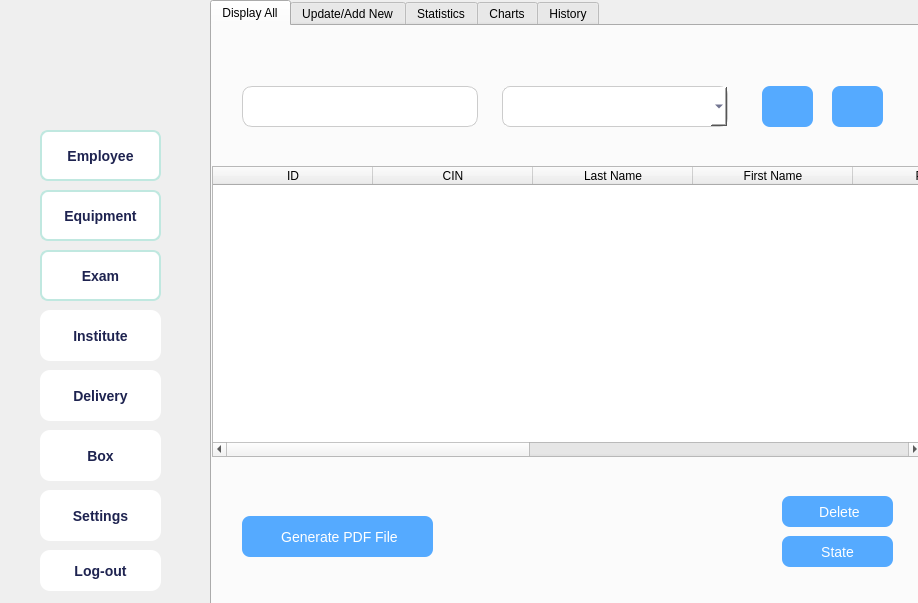
<?xml version="1.0" encoding="UTF-8"?>
<ui version="4.0">
 <class>livreurs</class>
 <widget class="QDialog" name="livreurs">
  <property name="geometry">
   <rect>
    <x>0</x>
    <y>0</y>
    <width>918</width>
    <height>603</height>
   </rect>
  </property>
  <property name="windowTitle">
   <string>Dialog</string>
  </property>
  <widget class="QTabWidget" name="tabWidget">
   <property name="geometry">
    <rect>
     <x>210</x>
     <y>0</y>
     <width>791</width>
     <height>761</height>
    </rect>
   </property>
   <property name="layoutDirection">
    <enum>Qt::LayoutDirection::LeftToRight</enum>
   </property>
   <property name="autoFillBackground">
    <bool>true</bool>
   </property>
   <property name="styleSheet">
    <string notr="true">color: rgb(0, 0, 0);
font: 700 8pt &quot;Segoe UI&quot;;
font: 700 10pt &quot;Segoe UI&quot;;

 </string>
   </property>
   <property name="tabPosition">
    <enum>QTabWidget::TabPosition::North</enum>
   </property>
   <property name="tabShape">
    <enum>QTabWidget::TabShape::Rounded</enum>
   </property>
   <property name="currentIndex">
    <number>0</number>
   </property>
   <property name="elideMode">
    <enum>Qt::TextElideMode::ElideNone</enum>
   </property>
   <property name="movable">
    <bool>false</bool>
   </property>
   <property name="tabBarAutoHide">
    <bool>false</bool>
   </property>
   <widget class="QWidget" name="tab_5">
    <attribute name="title">
     <string>Display All</string>
    </attribute>
    <widget class="QLineEdit" name="rech">
     <property name="geometry">
      <rect>
       <x>30</x>
       <y>60</y>
       <width>236</width>
       <height>41</height>
      </rect>
     </property>
     <property name="styleSheet">
      <string notr="true">  background-color: #FFFFFF;
    color: #1E2350;
    border: 1px solid #ccc;
    border-radius: 10px;
    font-size: 14px;
    padding: 8px 12px;
    min-width: 200px;</string>
     </property>
     <property name="text">
      <string/>
     </property>
     <property name="placeholderText">
      <string/>
     </property>
    </widget>
    <widget class="QLabel" name="label_9">
     <property name="geometry">
      <rect>
       <x>190</x>
       <y>70</y>
       <width>71</width>
       <height>21</height>
      </rect>
     </property>
     <property name="styleSheet">
      <string notr="true">image: url(:/new/prefix1/Ressources/search-3-48.png);</string>
     </property>
     <property name="text">
      <string/>
     </property>
    </widget>
    <widget class="QComboBox" name="trie">
     <property name="geometry">
      <rect>
       <x>290</x>
       <y>60</y>
       <width>226</width>
       <height>41</height>
      </rect>
     </property>
     <property name="styleSheet">
      <string notr="true">background-color: #FFFFFF;
    color: #1E2350;
    border: 1px solid #ccc;
    border-radius: 8px;
    padding: 6px 30px 6px 10px;
    font-size: 14px;
    min-width: 150px;</string>
     </property>
    </widget>
    <widget class="QPushButton" name="pdfButton">
     <property name="geometry">
      <rect>
       <x>30</x>
       <y>490</y>
       <width>191</width>
       <height>41</height>
      </rect>
     </property>
     <property name="styleSheet">
      <string notr="true">background-color: rgb(85, 170, 255);
font: 700 10pt &quot;Segoe UI&quot;;
    color: #FFFFFF;
    border: none;
    border-radius: 8px;
    padding: 8px 16px;
    font-size: 14px;</string>
     </property>
     <property name="text">
      <string> Generate PDF File</string>
     </property>
     <property name="icon">
      <iconset resource="Ressources.qrc">
       <normaloff>:/new/prefix1/Ressources/pdf-file-svgrepo-com.svg</normaloff>:/new/prefix1/Ressources/pdf-file-svgrepo-com.svg</iconset>
     </property>
    </widget>
    <widget class="QPushButton" name="supprimer">
     <property name="geometry">
      <rect>
       <x>570</x>
       <y>470</y>
       <width>111</width>
       <height>31</height>
      </rect>
     </property>
     <property name="styleSheet">
      <string notr="true">background-color: rgb(85, 170, 255);
font: 700 10pt &quot;Segoe UI&quot;;
    color: #FFFFFF;
    border: none;
    border-radius: 8px;
    padding: 8px 16px;
    font-size: 14px;</string>
     </property>
     <property name="text">
      <string> Delete</string>
     </property>
     <property name="icon">
      <iconset resource="Ressources.qrc">
       <normaloff>:/new/prefix1/Ressources/delete-button-svgrepo-com.svg</normaloff>:/new/prefix1/Ressources/delete-button-svgrepo-com.svg</iconset>
     </property>
    </widget>
    <widget class="QTableWidget" name="tab1">
     <property name="geometry">
      <rect>
       <x>0</x>
       <y>140</y>
       <width>711</width>
       <height>291</height>
      </rect>
     </property>
     <property name="styleSheet">
      <string notr="true">background-color: rgb(157, 157, 157);
background-color: rgb(14, 0, 214);
background-color: rgb(179, 179, 179);
tableWidget-&gt;horizontalHeader()-&gt;setSectionResizeMode(0, QHeaderView::Stretch); 
tableWidget-&gt;horizontalHeader()-&gt;setSectionResizeMode(1, QHeaderView::ResizeToContents); 
</string>
     </property>
     <attribute name="horizontalHeaderCascadingSectionResizes">
      <bool>false</bool>
     </attribute>
     <attribute name="horizontalHeaderMinimumSectionSize">
      <number>45</number>
     </attribute>
     <attribute name="horizontalHeaderDefaultSectionSize">
      <number>160</number>
     </attribute>
     <attribute name="horizontalHeaderHighlightSections">
      <bool>true</bool>
     </attribute>
     <attribute name="verticalHeaderCascadingSectionResizes">
      <bool>false</bool>
     </attribute>
     <column>
      <property name="text">
       <string>ID</string>
      </property>
      <property name="background">
       <color>
        <red>85</red>
        <green>170</green>
        <blue>255</blue>
       </color>
      </property>
     </column>
     <column>
      <property name="text">
       <string>CIN</string>
      </property>
      <property name="background">
       <color>
        <red>85</red>
        <green>170</green>
        <blue>255</blue>
       </color>
      </property>
     </column>
     <column>
      <property name="text">
       <string>Last Name</string>
      </property>
      <property name="background">
       <color>
        <red>85</red>
        <green>170</green>
        <blue>255</blue>
       </color>
      </property>
     </column>
     <column>
      <property name="text">
       <string>First Name</string>
      </property>
      <property name="background">
       <color>
        <red>85</red>
        <green>170</green>
        <blue>255</blue>
       </color>
      </property>
     </column>
     <column>
      <property name="text">
       <string>Phone</string>
      </property>
      <property name="background">
       <color>
        <red>85</red>
        <green>170</green>
        <blue>255</blue>
       </color>
      </property>
     </column>
     <column>
      <property name="text">
       <string>Vehicle</string>
      </property>
      <property name="background">
       <color>
        <red>85</red>
        <green>170</green>
        <blue>255</blue>
       </color>
      </property>
     </column>
     <column>
      <property name="text">
       <string>Max number</string>
      </property>
      <property name="background">
       <color>
        <red>85</red>
        <green>170</green>
        <blue>255</blue>
       </color>
      </property>
     </column>
     <column>
      <property name="text">
       <string>Email</string>
      </property>
      <property name="background">
       <color>
        <red>85</red>
        <green>170</green>
        <blue>255</blue>
       </color>
      </property>
     </column>
     <column>
      <property name="text">
       <string>Picture</string>
      </property>
      <property name="background">
       <color>
        <red>85</red>
        <green>170</green>
        <blue>255</blue>
       </color>
      </property>
     </column>
    </widget>
    <widget class="QPushButton" name="DescButton">
     <property name="geometry">
      <rect>
       <x>550</x>
       <y>60</y>
       <width>51</width>
       <height>41</height>
      </rect>
     </property>
     <property name="toolTip">
      <string>&lt;html&gt;&lt;head/&gt;&lt;body&gt;&lt;p&gt;&lt;img src=&quot;:/ressources/up-and-down-arrow.png&quot;/&gt;&lt;/p&gt;&lt;/body&gt;&lt;/html&gt;</string>
     </property>
     <property name="whatsThis">
      <string>&lt;html&gt;&lt;head/&gt;&lt;body&gt;&lt;p&gt;&lt;img src=&quot;:/ressources/up-and-down-arrow.png&quot;/&gt;&lt;/p&gt;&lt;/body&gt;&lt;/html&gt;</string>
     </property>
     <property name="styleSheet">
      <string notr="true">background-image: url(:/ressources/up-and-down-arrow.png);
background-color: rgb(85, 170, 255);
font: 700 10pt &quot;Segoe UI&quot;;
    color: #FFFFFF;
    border: none;
    border-radius: 8px;
    padding: 8px 16px;
    font-size: 14px;</string>
     </property>
     <property name="text">
      <string/>
     </property>
     <property name="icon">
      <iconset theme="QIcon::ThemeIcon::GoDown"/>
     </property>
    </widget>
    <widget class="QPushButton" name="AscButton">
     <property name="geometry">
      <rect>
       <x>620</x>
       <y>60</y>
       <width>51</width>
       <height>41</height>
      </rect>
     </property>
     <property name="toolTip">
      <string>&lt;html&gt;&lt;head/&gt;&lt;body&gt;&lt;p&gt;&lt;img src=&quot;:/ressources/up-and-down-arrow.png&quot;/&gt;&lt;/p&gt;&lt;/body&gt;&lt;/html&gt;</string>
     </property>
     <property name="whatsThis">
      <string>&lt;html&gt;&lt;head/&gt;&lt;body&gt;&lt;p&gt;&lt;img src=&quot;:/ressources/up-and-down-arrow.png&quot;/&gt;&lt;/p&gt;&lt;/body&gt;&lt;/html&gt;</string>
     </property>
     <property name="styleSheet">
      <string notr="true">background-image: url(:/ressources/up-and-down-arrow.png);
background-color: rgb(85, 170, 255);
font: 700 10pt &quot;Segoe UI&quot;;
    color: #FFFFFF;
    border: none;
    border-radius: 8px;
    padding: 8px 16px;
    font-size: 14px;</string>
     </property>
     <property name="text">
      <string/>
     </property>
     <property name="icon">
      <iconset theme="QIcon::ThemeIcon::GoUp"/>
     </property>
    </widget>
    <widget class="QPushButton" name="stateButton">
     <property name="geometry">
      <rect>
       <x>570</x>
       <y>510</y>
       <width>111</width>
       <height>31</height>
      </rect>
     </property>
     <property name="styleSheet">
      <string notr="true">background-color: rgb(85, 170, 255);
font: 700 10pt &quot;Segoe UI&quot;;
    color: #FFFFFF;
    border: none;
    border-radius: 8px;
    padding: 8px 16px;
    font-size: 14px;</string>
     </property>
     <property name="text">
      <string>State</string>
     </property>
     <property name="icon">
      <iconset theme="QIcon::ThemeIcon::AudioVolumeLow"/>
     </property>
    </widget>
   </widget>
   <widget class="QWidget" name="tab_6">
    <attribute name="title">
     <string>Update/Add New</string>
    </attribute>
    <widget class="QWidget" name="widget_3" native="true">
     <property name="geometry">
      <rect>
       <x>0</x>
       <y>0</y>
       <width>701</width>
       <height>601</height>
      </rect>
     </property>
     <property name="styleSheet">
      <string notr="true">background-color: #D3D3D3; border-radius: 15px;</string>
     </property>
     <widget class="QLabel" name="label_10">
      <property name="geometry">
       <rect>
        <x>30</x>
        <y>120</y>
        <width>121</width>
        <height>41</height>
       </rect>
      </property>
      <property name="styleSheet">
       <string notr="true"> background-color: #FFFFFF;
    border: 2px solid #C0E8E0;
    border-radius: 8px;
    padding: 6px 10px;
    font-size: 14px;
    color: #1E2350;</string>
      </property>
      <property name="text">
       <string>Last Name</string>
      </property>
     </widget>
     <widget class="QLabel" name="label_11">
      <property name="geometry">
       <rect>
        <x>30</x>
        <y>170</y>
        <width>121</width>
        <height>41</height>
       </rect>
      </property>
      <property name="styleSheet">
       <string notr="true"> background-color: #FFFFFF;
    border: 2px solid #C0E8E0;
    border-radius: 8px;
    padding: 6px 10px;
    font-size: 14px;
    color: #1E2350;</string>
      </property>
      <property name="text">
       <string>First Name</string>
      </property>
     </widget>
     <widget class="QLabel" name="labelllll">
      <property name="geometry">
       <rect>
        <x>30</x>
        <y>270</y>
        <width>121</width>
        <height>41</height>
       </rect>
      </property>
      <property name="styleSheet">
       <string notr="true"> background-color: #FFFFFF;
    border: 2px solid #C0E8E0;
    border-radius: 8px;
    padding: 6px 10px;
    font-size: 14px;
    color: #1E2350;</string>
      </property>
      <property name="text">
       <string>Email</string>
      </property>
     </widget>
     <widget class="QLabel" name="label_13">
      <property name="geometry">
       <rect>
        <x>210</x>
        <y>10</y>
        <width>191</width>
        <height>41</height>
       </rect>
      </property>
      <property name="styleSheet">
       <string notr="true">   color: #1E2350;
font: 9pt &quot;Segoe UI&quot;;
font:  24pt ;</string>
      </property>
      <property name="text">
       <string>DELIVERY</string>
      </property>
      <property name="alignment">
       <set>Qt::AlignmentFlag::AlignCenter</set>
      </property>
     </widget>
     <widget class="QLabel" name="label_15">
      <property name="geometry">
       <rect>
        <x>30</x>
        <y>320</y>
        <width>121</width>
        <height>41</height>
       </rect>
      </property>
      <property name="styleSheet">
       <string notr="true"> background-color: #FFFFFF;
    border: 2px solid #C0E8E0;
    border-radius: 8px;
    padding: 6px 10px;
    font-size: 14px;
    color: #1E2350;</string>
      </property>
      <property name="text">
       <string>Vehicle</string>
      </property>
     </widget>
     <widget class="QLineEdit" name="nom">
      <property name="geometry">
       <rect>
        <x>160</x>
        <y>120</y>
        <width>271</width>
        <height>41</height>
       </rect>
      </property>
      <property name="styleSheet">
       <string notr="true"> background-color: #FFFFFF;
    border: 2px solid #C0E8E0;
    border-radius: 8px;
    padding: 6px 10px;
    font-size: 14px;
    color: #1E2350;</string>
      </property>
      <property name="placeholderText">
       <string/>
      </property>
      <property name="cursorMoveStyle">
       <enum>Qt::CursorMoveStyle::LogicalMoveStyle</enum>
      </property>
     </widget>
     <widget class="QLineEdit" name="prenom">
      <property name="geometry">
       <rect>
        <x>160</x>
        <y>170</y>
        <width>271</width>
        <height>41</height>
       </rect>
      </property>
      <property name="styleSheet">
       <string notr="true"> background-color: #FFFFFF;
    border: 2px solid #C0E8E0;
    border-radius: 8px;
    padding: 6px 10px;
    font-size: 14px;
    color: #1E2350;</string>
      </property>
      <property name="placeholderText">
       <string/>
      </property>
      <property name="cursorMoveStyle">
       <enum>Qt::CursorMoveStyle::LogicalMoveStyle</enum>
      </property>
     </widget>
     <widget class="QLineEdit" name="email">
      <property name="geometry">
       <rect>
        <x>160</x>
        <y>270</y>
        <width>271</width>
        <height>41</height>
       </rect>
      </property>
      <property name="styleSheet">
       <string notr="true"> background-color: #FFFFFF;
    border: 2px solid #C0E8E0;
    border-radius: 8px;
    padding: 6px 10px;
    font-size: 14px;
    color: #1E2350;</string>
      </property>
      <property name="placeholderText">
       <string/>
      </property>
      <property name="cursorMoveStyle">
       <enum>Qt::CursorMoveStyle::LogicalMoveStyle</enum>
      </property>
     </widget>
     <widget class="QPushButton" name="modifier">
      <property name="geometry">
       <rect>
        <x>250</x>
        <y>470</y>
        <width>121</width>
        <height>31</height>
       </rect>
      </property>
      <property name="styleSheet">
       <string notr="true">background-color: rgb(85, 170, 255);
font: 700 10pt &quot;Segoe UI&quot;;
    color: #FFFFFF;
    border: none;
    border-radius: 8px;
    padding: 8px 16px;
    font-size: 14px;</string>
      </property>
      <property name="text">
       <string> Update</string>
      </property>
      <property name="icon">
       <iconset resource="Ressources.qrc">
        <normaloff>:/new/prefix1/Ressources/update-icon.svg</normaloff>:/new/prefix1/Ressources/update-icon.svg</iconset>
      </property>
     </widget>
     <widget class="QPushButton" name="valider">
      <property name="geometry">
       <rect>
        <x>60</x>
        <y>470</y>
        <width>121</width>
        <height>31</height>
       </rect>
      </property>
      <property name="styleSheet">
       <string notr="true">background-color: rgb(85, 170, 255);
font: 700 10pt &quot;Segoe UI&quot;;
    color: #FFFFFF;
    border: none;
    border-radius: 8px;
    padding: 8px 16px;
    font-size: 14px;</string>
      </property>
      <property name="text">
       <string>Add</string>
      </property>
      <property name="icon">
       <iconset resource="Ressources.qrc">
        <normaloff>:/new/prefix1/Ressources/add-circle-outline-svgrepo-com.svg</normaloff>:/new/prefix1/Ressources/add-circle-outline-svgrepo-com.svg</iconset>
      </property>
     </widget>
     <widget class="QLabel" name="label_16">
      <property name="geometry">
       <rect>
        <x>30</x>
        <y>220</y>
        <width>121</width>
        <height>41</height>
       </rect>
      </property>
      <property name="styleSheet">
       <string notr="true"> background-color: #FFFFFF;
    border: 2px solid #C0E8E0;
    border-radius: 8px;
    padding: 6px 10px;
    font-size: 14px;
    color: #1E2350;</string>
      </property>
      <property name="text">
       <string>Phone</string>
      </property>
     </widget>
     <widget class="QLineEdit" name="vehicule">
      <property name="geometry">
       <rect>
        <x>160</x>
        <y>320</y>
        <width>271</width>
        <height>41</height>
       </rect>
      </property>
      <property name="styleSheet">
       <string notr="true"> background-color: #FFFFFF;
    border: 2px solid #C0E8E0;
    border-radius: 8px;
    padding: 6px 10px;
    font-size: 14px;
    color: #1E2350;</string>
      </property>
      <property name="placeholderText">
       <string/>
      </property>
      <property name="cursorMoveStyle">
       <enum>Qt::CursorMoveStyle::LogicalMoveStyle</enum>
      </property>
     </widget>
     <widget class="QLabel" name="label_17">
      <property name="geometry">
       <rect>
        <x>30</x>
        <y>420</y>
        <width>121</width>
        <height>41</height>
       </rect>
      </property>
      <property name="styleSheet">
       <string notr="true"> background-color: #FFFFFF;
    border: 2px solid #C0E8E0;
    border-radius: 8px;
    padding: 6px 10px;
    font-size: 14px;
    color: #1E2350;</string>
      </property>
      <property name="text">
       <string>State</string>
      </property>
     </widget>
     <widget class="QPushButton" name="annuler">
      <property name="geometry">
       <rect>
        <x>460</x>
        <y>470</y>
        <width>121</width>
        <height>31</height>
       </rect>
      </property>
      <property name="styleSheet">
       <string notr="true">background-color: rgb(85, 170, 255);
font: 700 10pt &quot;Segoe UI&quot;;
    color: #FFFFFF;
    border: none;
    border-radius: 8px;
    padding: 8px 16px;
    font-size: 14px;</string>
      </property>
      <property name="text">
       <string>Cancel</string>
      </property>
      <property name="icon">
       <iconset theme="QIcon::ThemeIcon::EditClear"/>
      </property>
     </widget>
     <widget class="QLineEdit" name="tel">
      <property name="geometry">
       <rect>
        <x>160</x>
        <y>220</y>
        <width>271</width>
        <height>41</height>
       </rect>
      </property>
      <property name="styleSheet">
       <string notr="true"> background-color: #FFFFFF;
    border: 2px solid #C0E8E0;
    border-radius: 8px;
    padding: 6px 10px;
    font-size: 14px;
    color: #1E2350;</string>
      </property>
      <property name="placeholderText">
       <string/>
      </property>
      <property name="cursorMoveStyle">
       <enum>Qt::CursorMoveStyle::LogicalMoveStyle</enum>
      </property>
     </widget>
     <widget class="QLabel" name="label_12">
      <property name="geometry">
       <rect>
        <x>30</x>
        <y>70</y>
        <width>121</width>
        <height>41</height>
       </rect>
      </property>
      <property name="styleSheet">
       <string notr="true"> background-color: #FFFFFF;
    border: 2px solid #C0E8E0;
    border-radius: 8px;
    padding: 6px 10px;
    font-size: 14px;
    color: #1E2350;</string>
      </property>
      <property name="text">
       <string>     CIN</string>
      </property>
     </widget>
     <widget class="QLineEdit" name="cin">
      <property name="geometry">
       <rect>
        <x>160</x>
        <y>70</y>
        <width>271</width>
        <height>41</height>
       </rect>
      </property>
      <property name="styleSheet">
       <string notr="true"> background-color: #FFFFFF;
    border: 2px solid #C0E8E0;
    border-radius: 8px;
    padding: 6px 10px;
    font-size: 14px;
    color: #1E2350;</string>
      </property>
      <property name="placeholderText">
       <string/>
      </property>
      <property name="cursorMoveStyle">
       <enum>Qt::CursorMoveStyle::LogicalMoveStyle</enum>
      </property>
     </widget>
     <widget class="QLabel" name="label_18">
      <property name="enabled">
       <bool>true</bool>
      </property>
      <property name="geometry">
       <rect>
        <x>30</x>
        <y>370</y>
        <width>121</width>
        <height>41</height>
       </rect>
      </property>
      <property name="font">
       <font>
        <family>Segoe UI</family>
        <pointsize>-1</pointsize>
        <italic>false</italic>
        <bold>true</bold>
       </font>
      </property>
      <property name="styleSheet">
       <string notr="true"> background-color: #FFFFFF;
    border: 2px solid #C0E8E0;
    border-radius: 8px;
    padding: 6px 10px;
    font-size: 14px;
    color: #1E2350;</string>
      </property>
      <property name="text">
       <string>Max number</string>
      </property>
     </widget>
     <widget class="QSpinBox" name="nb">
      <property name="geometry">
       <rect>
        <x>160</x>
        <y>380</y>
        <width>261</width>
        <height>25</height>
       </rect>
      </property>
     </widget>
     <widget class="QRadioButton" name="libre">
      <property name="geometry">
       <rect>
        <x>170</x>
        <y>430</y>
        <width>91</width>
        <height>22</height>
       </rect>
      </property>
      <property name="text">
       <string>Free</string>
      </property>
     </widget>
     <widget class="QRadioButton" name="non">
      <property name="geometry">
       <rect>
        <x>310</x>
        <y>430</y>
        <width>91</width>
        <height>22</height>
       </rect>
      </property>
      <property name="text">
       <string>Not free</string>
      </property>
     </widget>
     <widget class="QLineEdit" name="imagePath">
      <property name="geometry">
       <rect>
        <x>470</x>
        <y>110</y>
        <width>151</width>
        <height>41</height>
       </rect>
      </property>
      <property name="styleSheet">
       <string notr="true"> background-color: #FFFFFF;
    border: 2px solid #C0E8E0;
    border-radius: 8px;
    padding: 6px 10px;
    font-size: 14px;
    color: #1E2350;</string>
      </property>
      <property name="placeholderText">
       <string/>
      </property>
      <property name="cursorMoveStyle">
       <enum>Qt::CursorMoveStyle::LogicalMoveStyle</enum>
      </property>
     </widget>
     <widget class="QPushButton" name="imageButton">
      <property name="geometry">
       <rect>
        <x>480</x>
        <y>70</y>
        <width>121</width>
        <height>31</height>
       </rect>
      </property>
      <property name="styleSheet">
       <string notr="true">background-color: rgb(85, 170, 255);
font: 700 10pt &quot;Segoe UI&quot;;
    color: #FFFFFF;
    border: none;
    border-radius: 8px;
    padding: 8px 16px;
    font-size: 14px;</string>
      </property>
      <property name="text">
       <string>Picture</string>
      </property>
      <property name="icon">
       <iconset theme="QIcon::ThemeIcon::AddressBookNew"/>
      </property>
     </widget>
    </widget>
   </widget>
   <widget class="QWidget" name="tab_7">
    <attribute name="title">
     <string>Statistics</string>
    </attribute>
    <widget class="QChartView" name="chartView" native="true">
     <property name="geometry">
      <rect>
       <x>0</x>
       <y>0</y>
       <width>781</width>
       <height>721</height>
      </rect>
     </property>
    </widget>
   </widget>
   <widget class="QWidget" name="tab">
    <attribute name="title">
     <string>Charts</string>
    </attribute>
   </widget>
   <widget class="QWidget" name="tab_8">
    <attribute name="title">
     <string>History</string>
    </attribute>
    <widget class="QPushButton" name="historiqueButton">
     <property name="geometry">
      <rect>
       <x>280</x>
       <y>200</y>
       <width>121</width>
       <height>31</height>
      </rect>
     </property>
     <property name="styleSheet">
      <string notr="true">background-color: rgb(85, 170, 255);
font: 700 10pt &quot;Segoe UI&quot;;
    color: #FFFFFF;
    border: none;
    border-radius: 8px;
    padding: 8px 16px;
    font-size: 14px;</string>
     </property>
     <property name="text">
      <string>History</string>
     </property>
     <property name="icon">
      <iconset theme="QIcon::ThemeIcon::DocumentPageSetup"/>
     </property>
    </widget>
   </widget>
  </widget>
  <widget class="QWidget" name="verticalWidget" native="true">
   <property name="geometry">
    <rect>
     <x>0</x>
     <y>0</y>
     <width>211</width>
     <height>961</height>
    </rect>
   </property>
   <property name="styleSheet">
    <string notr="true"> background: qlineargradient(
        x1: 0, y1: 0,
        x2: 0, y2: 1,
        stop: 0 #e3f2fd,   /* very light blue */
        stop: 0.5 #90caf9, /* soft sky blue */
        stop: 1 #1565c0    /* deep blue */
    );</string>
   </property>
   <widget class="QPushButton" name="pushButton">
    <property name="geometry">
     <rect>
      <x>40</x>
      <y>130</y>
      <width>121</width>
      <height>51</height>
     </rect>
    </property>
    <property name="font">
     <font>
      <pointsize>-1</pointsize>
      <bold>true</bold>
     </font>
    </property>
    <property name="styleSheet">
     <string notr="true"> background-color: #FFFFFF;
    border: 2px solid #C0E8E0;
    border-radius: 8px;
    padding: 6px 10px;
    font-size: 14px;
    color: #1E2350;</string>
    </property>
    <property name="text">
     <string>Employee</string>
    </property>
    <property name="icon">
     <iconset resource="Ressources.qrc">
      <normaloff>:/new/prefix1/Ressources/user-48.png</normaloff>:/new/prefix1/Ressources/user-48.png</iconset>
    </property>
   </widget>
   <widget class="QPushButton" name="pushButton_2">
    <property name="geometry">
     <rect>
      <x>40</x>
      <y>190</y>
      <width>121</width>
      <height>51</height>
     </rect>
    </property>
    <property name="font">
     <font>
      <pointsize>-1</pointsize>
      <bold>true</bold>
     </font>
    </property>
    <property name="styleSheet">
     <string notr="true"> background-color: #FFFFFF;
    border: 2px solid #C0E8E0;
    border-radius: 8px;
    padding: 6px 10px;
    font-size: 14px;
    color: #1E2350;</string>
    </property>
    <property name="text">
     <string>Equipment</string>
    </property>
    <property name="icon">
     <iconset resource="Ressources.qrc">
      <normaloff>:/new/prefix1/Ressources/tool-box-48.png</normaloff>:/new/prefix1/Ressources/tool-box-48.png</iconset>
    </property>
   </widget>
   <widget class="QPushButton" name="pushButton_3">
    <property name="geometry">
     <rect>
      <x>40</x>
      <y>250</y>
      <width>121</width>
      <height>51</height>
     </rect>
    </property>
    <property name="font">
     <font>
      <pointsize>-1</pointsize>
      <bold>true</bold>
     </font>
    </property>
    <property name="styleSheet">
     <string notr="true"> background-color: #FFFFFF;
    border: 2px solid #C0E8E0;
    border-radius: 8px;
    padding: 6px 10px;
    font-size: 14px;
    color: #1E2350;</string>
    </property>
    <property name="text">
     <string>Exam</string>
    </property>
    <property name="icon">
     <iconset resource="Ressources.qrc">
      <normaloff>:/new/prefix1/Ressources/paper-48.png</normaloff>:/new/prefix1/Ressources/paper-48.png</iconset>
    </property>
   </widget>
   <widget class="QPushButton" name="pushButton_4">
    <property name="geometry">
     <rect>
      <x>40</x>
      <y>310</y>
      <width>121</width>
      <height>51</height>
     </rect>
    </property>
    <property name="font">
     <font>
      <pointsize>-1</pointsize>
      <bold>true</bold>
     </font>
    </property>
    <property name="styleSheet">
     <string notr="true">  background-color: #FFFFFF;
    color: #1E2350;
    border-radius: 10px;
    font-size: 14px;
    padding: 8px;</string>
    </property>
    <property name="text">
     <string>Institute</string>
    </property>
    <property name="icon">
     <iconset resource="Ressources.qrc">
      <normaloff>:/new/prefix1/Ressources/building-48.png</normaloff>:/new/prefix1/Ressources/building-48.png</iconset>
    </property>
   </widget>
   <widget class="QPushButton" name="pushButton_9">
    <property name="geometry">
     <rect>
      <x>40</x>
      <y>370</y>
      <width>121</width>
      <height>51</height>
     </rect>
    </property>
    <property name="font">
     <font>
      <pointsize>-1</pointsize>
      <bold>true</bold>
     </font>
    </property>
    <property name="styleSheet">
     <string notr="true">  background-color: #FFFFFF;
    color: #1E2350;
    border-radius: 10px;
    font-size: 14px;
    padding: 8px;</string>
    </property>
    <property name="text">
     <string>Delivery</string>
    </property>
    <property name="icon">
     <iconset resource="Ressources.qrc">
      <normaloff>:/new/prefix1/Ressources/delivery-48.png</normaloff>:/new/prefix1/Ressources/delivery-48.png</iconset>
    </property>
   </widget>
   <widget class="QPushButton" name="pushButton_10">
    <property name="geometry">
     <rect>
      <x>40</x>
      <y>430</y>
      <width>121</width>
      <height>51</height>
     </rect>
    </property>
    <property name="font">
     <font>
      <pointsize>-1</pointsize>
      <bold>true</bold>
     </font>
    </property>
    <property name="styleSheet">
     <string notr="true">  background-color: #FFFFFF;
    color: #1E2350;
    border-radius: 10px;
    font-size: 14px;
    padding: 8px;</string>
    </property>
    <property name="text">
     <string>Box</string>
    </property>
    <property name="icon">
     <iconset resource="Ressources.qrc">
      <normaloff>:/new/prefix1/Ressources/tool-box-48.png</normaloff>:/new/prefix1/Ressources/tool-box-48.png</iconset>
    </property>
   </widget>
   <widget class="QPushButton" name="pushButton_13">
    <property name="geometry">
     <rect>
      <x>40</x>
      <y>490</y>
      <width>121</width>
      <height>51</height>
     </rect>
    </property>
    <property name="font">
     <font>
      <pointsize>-1</pointsize>
      <bold>true</bold>
     </font>
    </property>
    <property name="styleSheet">
     <string notr="true">  background-color: #FFFFFF;
    color: #1E2350;
    border-radius: 10px;
    font-size: 14px;
    padding: 8px;</string>
    </property>
    <property name="text">
     <string>Settings</string>
    </property>
    <property name="icon">
     <iconset resource="Ressources.qrc">
      <normaloff>:/new/prefix1/Ressources/settings-5-48.png</normaloff>:/new/prefix1/Ressources/settings-5-48.png</iconset>
    </property>
   </widget>
   <widget class="QPushButton" name="pushButton_17">
    <property name="geometry">
     <rect>
      <x>40</x>
      <y>550</y>
      <width>121</width>
      <height>41</height>
     </rect>
    </property>
    <property name="font">
     <font>
      <pointsize>-1</pointsize>
      <bold>true</bold>
     </font>
    </property>
    <property name="styleSheet">
     <string notr="true">  background-color: #FFFFFF;
    color: #1E2350;
    border-radius: 10px;
    font-size: 14px;
    padding: 8px;</string>
    </property>
    <property name="text">
     <string>Log-out</string>
    </property>
    <property name="icon">
     <iconset resource="Ressources.qrc">
      <normaloff>:/new/prefix1/Ressources/logout-48.png</normaloff>:/new/prefix1/Ressources/logout-48.png</iconset>
    </property>
   </widget>
   <widget class="QLabel" name="label_8">
    <property name="geometry">
     <rect>
      <x>0</x>
      <y>10</y>
      <width>201</width>
      <height>131</height>
     </rect>
    </property>
    <property name="styleSheet">
     <string notr="true">image: url(:/new/prefix1/Ressources/e0ff5635-a1d6-406a-ae4c-6240633d745e.png);
background:transparent;</string>
    </property>
    <property name="text">
     <string/>
    </property>
   </widget>
  </widget>
 </widget>
 <customwidgets>
  <customwidget>
   <class>QChartView</class>
   <extends>QWidget</extends>
   <header>qchartview.h</header>
   <container>1</container>
  </customwidget>
 </customwidgets>
 <resources>
  <include location="Ressources.qrc"/>
 </resources>
 <connections/>
</ui>
